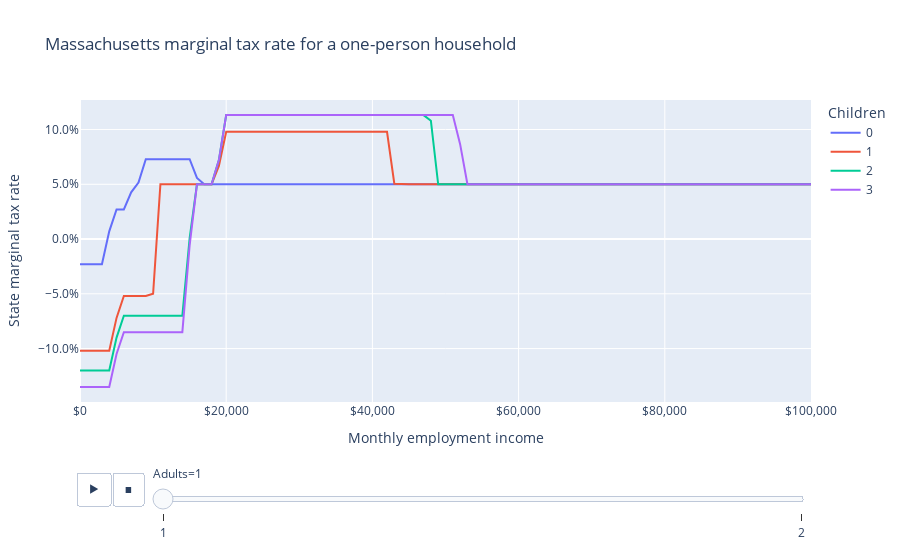

Write notebook code for a chart like this one.
### Markdown cell above
Their marginal tax rate goes from zero to five percent, depending on if their income exceeds their personal exemption.

### Code cell
fig = px.line(
    df,
    "employment_income",
    "mtr",
    color="children",
    animation_frame="adults",
    labels=LABELS,
    title="Massachusetts marginal tax rate for a one-person household",
)
fig.update_layout(xaxis_tickformat="$,", yaxis_tickformat=".1%")
fig.show()
